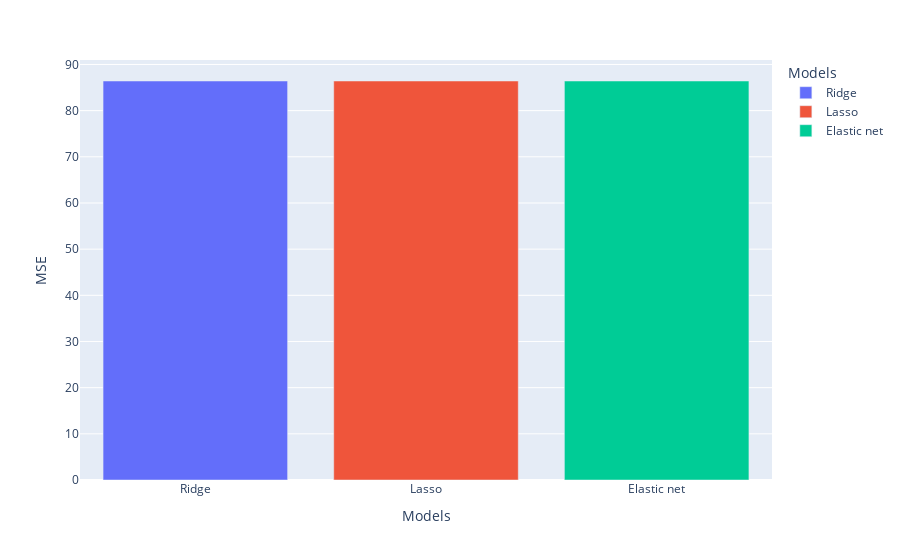

Notebook cell for this chart:
### Code cell
import pandas as pd

mse_per_model_whole_dataset =  {'Models': models_names[0:len(models_names)-1], 'MSE': models_mse[0:len(models_mse)-1]}
mse_per_model_whole_dataset = pd.DataFrame(mse_per_model_whole_dataset)

mse_per_model_whole_dataset_plot = px.bar(mse_per_model_whole_dataset, x='Models', y='MSE', color='Models')
mse_per_model_whole_dataset_plot.show()

### Figure 1 — Plotly figure (JSON) as saved in the notebook; plotly's stock layout.template omitted (floating-point values rounded to 4 significant figures)
{"data": [{"alignmentgroup": "True", "hovertemplate": "Models=%{x}<br>MSE=%{y}<extra></extra>", "legendgroup": "Ridge", "marker": {"color": "#636efa", "pattern": {"shape": ""}}, "name": "Ridge", "offsetgroup": "Ridge", "orientation": "v", "showlegend": true, "textposition": "auto", "type": "bar", "x": ["Ridge"], "xaxis": "x", "y": [86.42], "yaxis": "y"}, {"alignmentgroup": "True", "hovertemplate": "Models=%{x}<br>MSE=%{y}<extra></extra>", "legendgroup": "Lasso", "marker": {"color": "#EF553B", "pattern": {"shape": ""}}, "name": "Lasso", "offsetgroup": "Lasso", "orientation": "v", "showlegend": true, "textposition": "auto", "type": "bar", "x": ["Lasso"], "xaxis": "x", "y": [86.42], "yaxis": "y"}, {"alignmentgroup": "True", "hovertemplate": "Models=%{x}<br>MSE=%{y}<extra></extra>", "legendgroup": "Elastic net", "marker": {"color": "#00cc96", "pattern": {"shape": ""}}, "name": "Elastic net", "offsetgroup": "Elastic net", "orientation": "v", "showlegend": true, "textposition": "auto", "type": "bar", "x": ["Elastic net"], "xaxis": "x", "y": [86.42], "yaxis": "y"}], "layout": {"barmode": "relative", "legend": {"title": {"text": "Models"}, "tracegroupgap": 0}, "margin": {"t": 60}, "xaxis": {"anchor": "y", "categoryarray": ["Ridge", "Lasso", "Elastic net"], "categoryorder": "array", "domain": [0, 1], "title": {"text": "Models"}}, "yaxis": {"anchor": "x", "domain": [0, 1], "title": {"text": "MSE"}}}}
